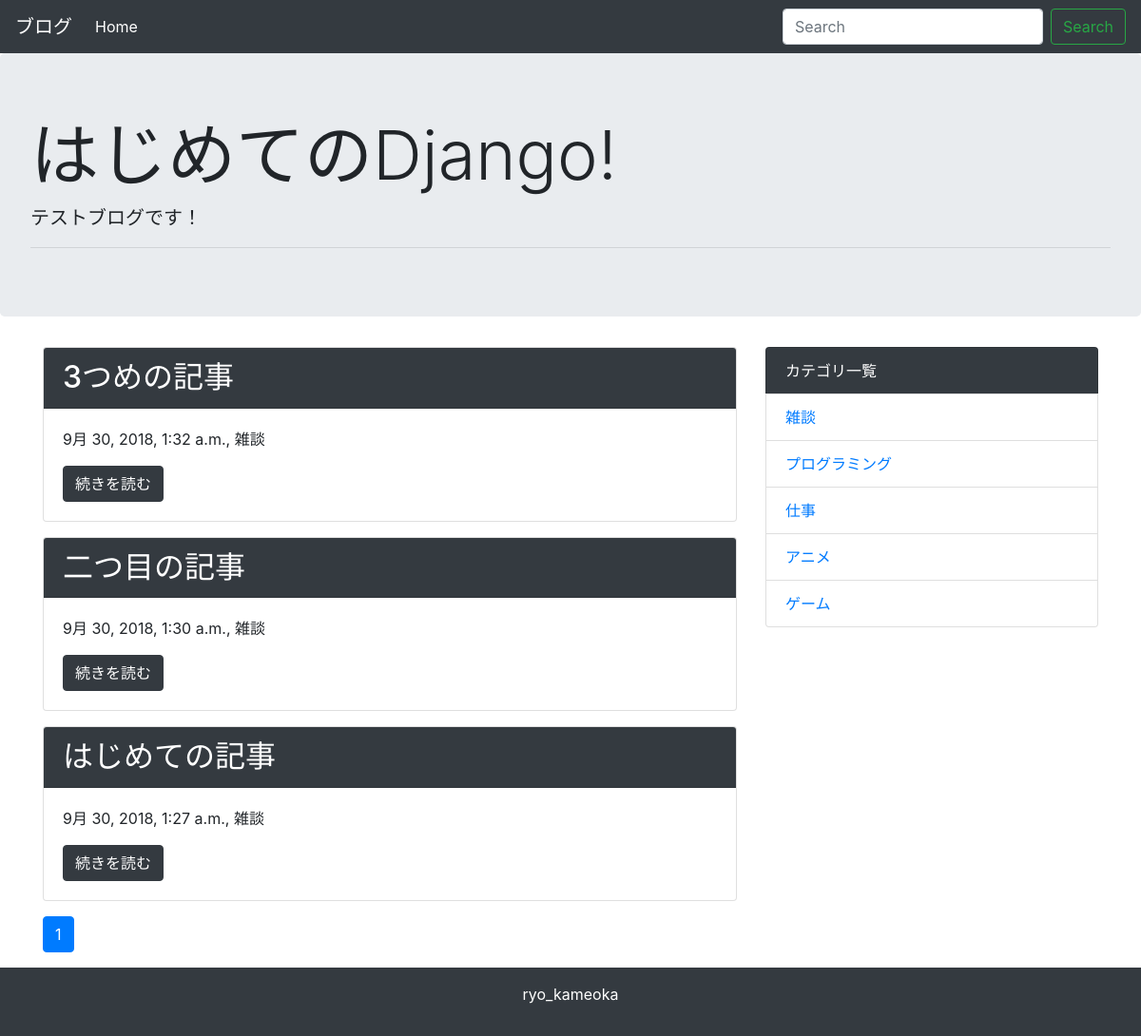
Page /category/1/ on the committed database.
### blog/models.py (models this page shows, shortened)
class Post(models.Model):
    title = models.CharField('タイトル', max_length=255)
    text = models.TextField('本文')
    created_at = models.DateTimeField('作成日', default=timezone.now)
    category = models.ForeignKey(Category, verbose_name='カテゴリ', on_delete=models.PROTECT)

class Category(models.Model):
    name = models.CharField('カテゴリ名', max_length=255)
    created_at = models.DateTimeField('作成日', default=timezone.now)
    def __str__(self):
        return self.name

### blog/views.py (the view)
# urls.py: path('category/<int:pk>/', views.CategoryView.as_view(), name='category'),
class CategoryView(generic.ListView):
    model = Post
    paginate_by = 10
    def get_queryset(self):
        category_pk = self.kwargs['pk']
        queryset = Post.objects.order_by('-created_at').filter(category__pk=category_pk)
        return queryset

### blog/context_processors.py (called while the page is built)
def common(request):
    context ={
        'category_list': Category.objects.all(),
    }
    return context

### blog/templatetags/mytag.py (called while the page is built)
@register.simple_tag
def url_replace(request, field, value):
    url_dict = request.GET.copy()
    url_dict[field] = str(value)
    return url_dict.urlencode()

### blog/templates/blog/post_list.html
{% extends 'blog/base.html' %}
{% block content %}
{% for post in post_list %}
<div class="card mb-3">
    <h2 class="card-header bg-dark text-white">{{ post.title }}</h2>
    <div class="card-body">
      <p>{{ post.created_at }}, {{ post.category }}</p>
    <a href="{% url 'blog:detail' post.pk %}" class="btn btn-dark">続きを読む</a>
  </div>
</div>
{% endfor %}
{% include 'blog/page.html' %}
{% endblock %}

### blog/templates/blog/base.html (shortened to what this page needs)
<!doctype html>
<html lang="ja">
  <head>
    <link rel="stylesheet" href="https://maxcdn.bootstrapcdn.com/bootstrap/4.0.0-beta.2/css/bootstrap.min.css">
  </head>
  <body>
    <nav class="navbar navbar-expand-lg navbar-dark bg-dark">
      <a class="navbar-brand" href="#">ブログ</a>
      <div class="collapse navbar-collapse" id="navbarSupportedContent">
        <ul class="navbar-nav mr-auto">
          <li class="nav-item active">
            <a class="nav-link" href="{% url 'blog:index' %}">Home</a>
          </li>
        </ul>
        <form class="form-inline my-2 my-lg-0" method="GET" action="{% url 'blog:index' %}">
          <input class="form-control mr-sm-2" type="text" placeholder="Search" aria-label="Search" name="keyword">
          <button class="btn btn-outline-success my-2 my-sm-0" type="submit">Search</button>
        </form>
      </div>
    </nav>
    <div class="jumbotron">
      <h1 class="display-3">はじめてのDjango!</h1>
      <p class="lead">テストブログです！</p>
      <hr class="my-2">
    </div>
    <div class="container">
      <div class="row">
        <div class="col-md-8">
          {% block content %}
          {% endblock %}
        </div>
        <div class="col-md-4">
          <ul class="list-group">
            <li class="list-group-item bg-dark text-white">カテゴリ一覧</li>
            {% for category in category_list %}
             <li class="list-group-item"><a href="{% url 'blog:category' category.pk %}">{{ category }}</a></li>
            {% endfor %}
          </ul>
        </div>
      </div>
    </div>
    <footer class="bg-dark text-white text-center py-3">
      <p>ryo_kameoka</p>
    </footer>
  </body>
</html>

### rows in the picture
Post: title "3つめの記事", created_at "9月 30, 2018, 1:32 a.m.", category "雑談"
Post: title "二つ目の記事", created_at "9月 30, 2018, 1:30 a.m.", category "雑談"
Post: title "はじめての記事", created_at "9月 30, 2018, 1:27 a.m.", category "雑談"
Category: name "雑談"
Category: name "プログラミング"
Category: name "仕事"
Category: name "アニメ"
Category: name "ゲーム"

### other values in the picture
{{ link_page }} "1"
